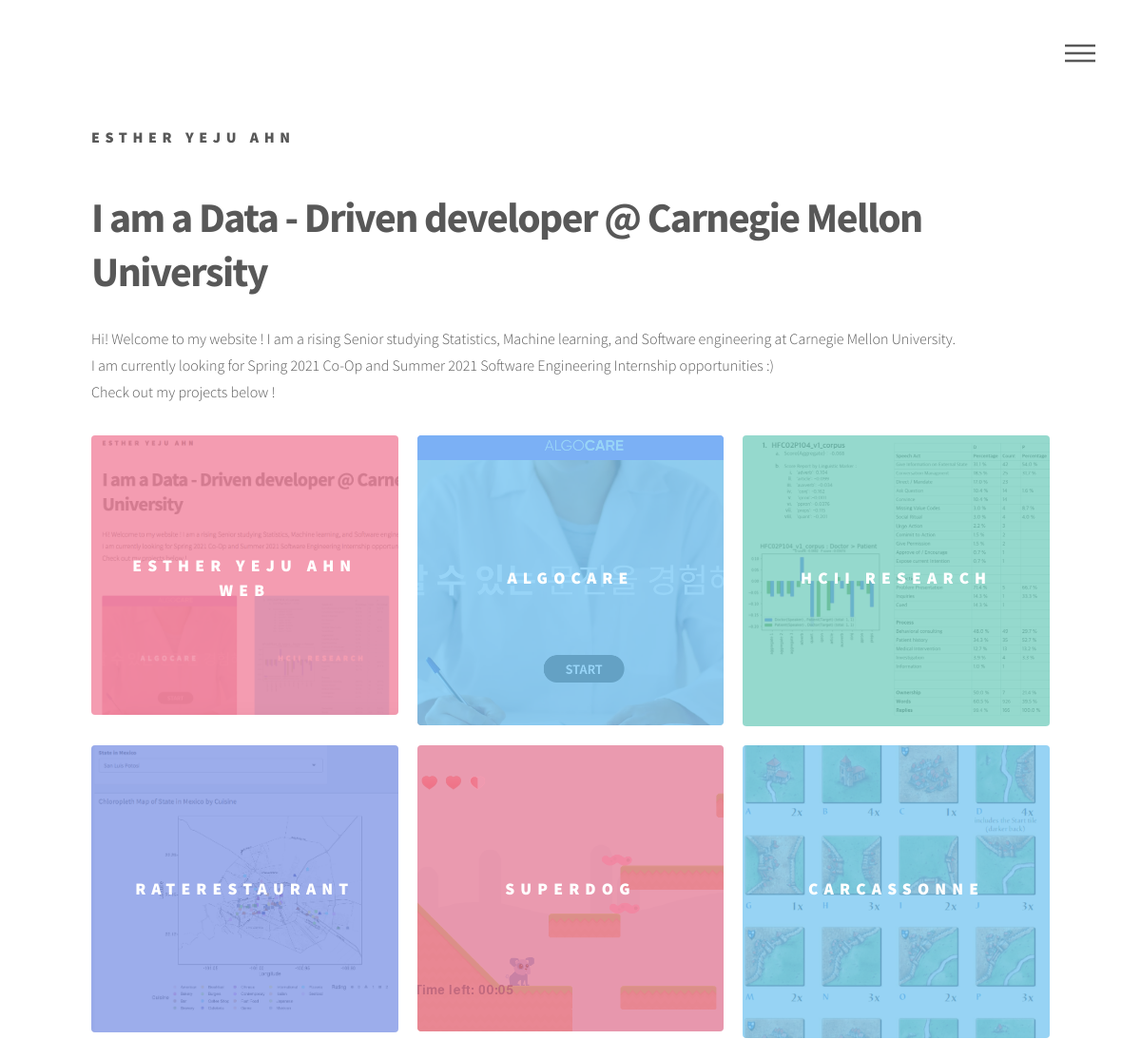
/ (upper part), run on an earlier commit of the app's database.
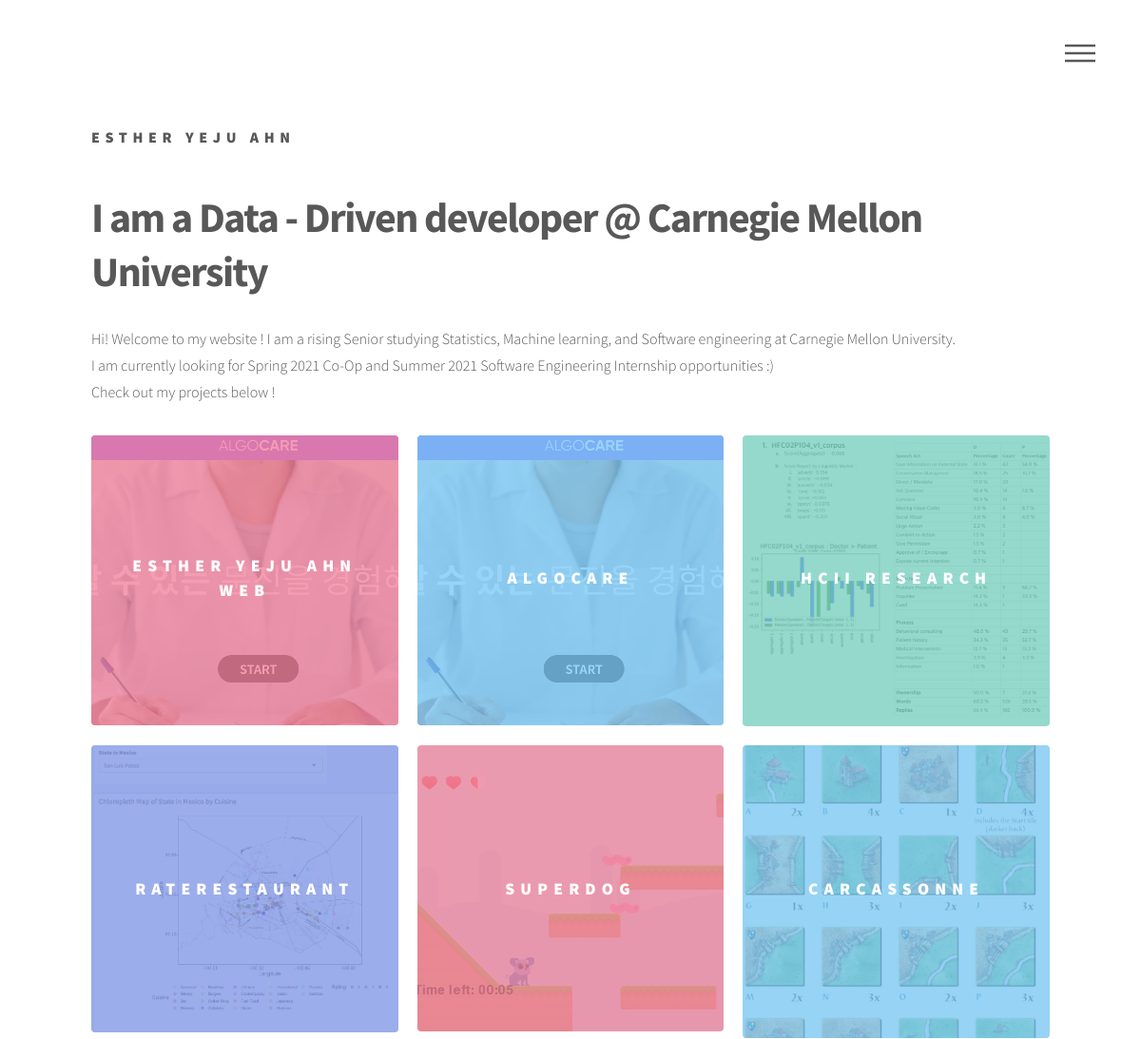
And on a later commit of the database.
### portfolio/models.py (models this page shows, shortened)
class Project(models.Model):
    project_title = models.CharField(max_length = 200, default = "")
    short_description = models.CharField(max_length=50, default = "")
    description = models.TextField()
    lesson_learned = models.TextField()
    link = models.URLField(default = None, null = True, blank = True)
    image = models.ImageField(upload_to = 'project_image', blank = True, null = True)
    detail_image = models.ImageField(upload_to = 'project_image', blank = True, null = True)
    order = models.PositiveIntegerField(default = 0)
    class Meta:
        ordering = ['order']
    def get_absolute_url(self):
        return reverse('portfolio-detail', args = [str(self.pk)])

### portfolio/views.py (the view)
# urls.py: path('', IndexView.as_view(), name = 'portfolio-index'),
class IndexView(generic.TemplateView):
    template_name = 'portfolio/index.html'
    def get_context_data(self, **kwargs):
        context = super(IndexView, self).get_context_data(**kwargs)
        projects = Project.objects.all()
        context['projects'] = projects
        return context

### portfolio/templates/portfolio/index.html (shortened to what this page needs)
<!DOCTYPE HTML>
<html>
	<head>
		<link rel="stylesheet" href="../../static/portfolilo/css/main.css" />
	</head>
	<body class="is-preload">
        <div id="wrapper">
            <header id="header">
            <div class="inner">
                <a href="{% url 'portfolio-index' %}" class="logo">
                    <span class="symbol"><span class="title">Esther Yeju Ahn</span>
                </a>
                <nav>
                    <ul>
                        <li><a href="#menu">Menu</a></li>
                    </ul>
                </nav>
            </div>
    </header>
        <div id="main">
            <div class="inner">
                {% block content %}
                    <header>
                        <h1>I am a Data - Driven developer
                        @ Carnegie Mellon University </h1>
                        <p>Hi! Welcome to my website ! I am a rising Senior studying Statistics, Machine learning, and Software engineering at Carnegie Mellon University.<br/>
                            I am currently looking for Spring 2021 Co-Op and Summer 2021 Software Engineering Internship opportunities :)
                            <br/>Check out my projects below !
                        </p>
                    </header>
                    <section class="tiles">
                    {% for project in projects %}
                        <article class="{% cycle "style1" "style2" "style3" "style4 style5 style6" %}" >
                            <span class="image">
                                <img src="{{ project.image.url }}" alt="" />
                            </span>
                            <a href="{{ project.get_absolute_url }}">
                                <h2>{{ project.project_title }}</h2>
                            </a>
                        </article>
                    {% endfor %}
                    </section>
                {% endblock %}
                </div>
			</div>
	</body>
</html>

What changed in the data, as far as the page shows it:
changed Project "ESTHER YEJU AHN WEB": image: a different picture
